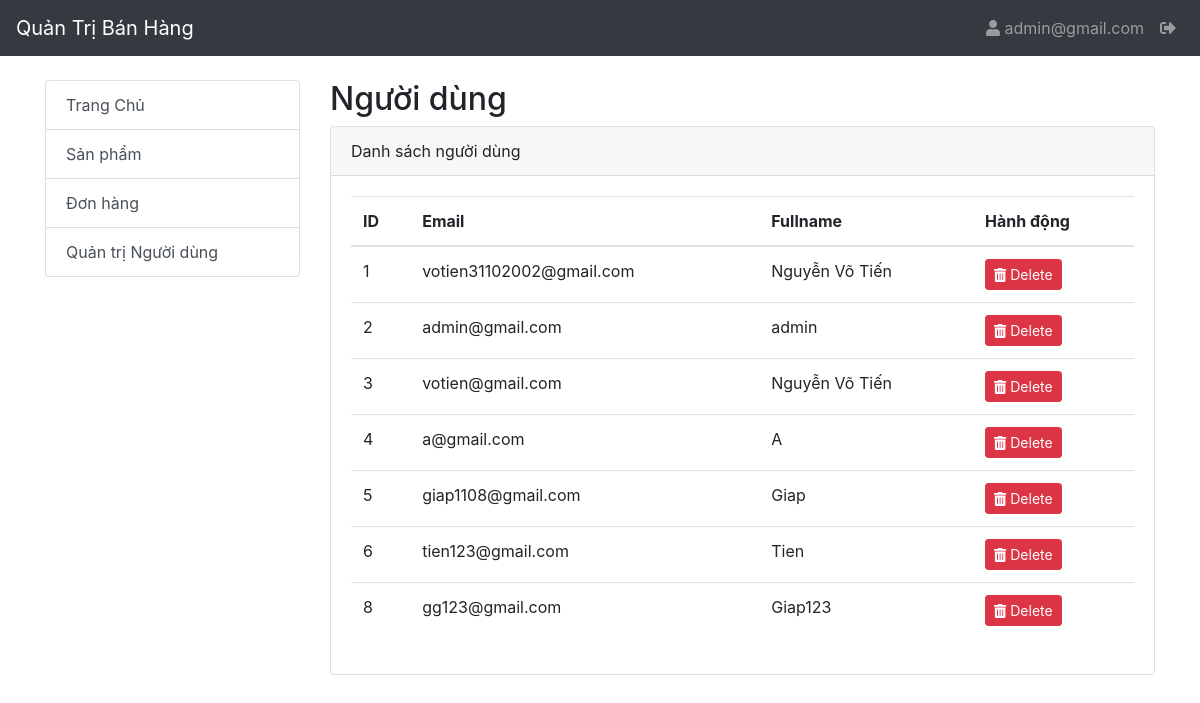
The page /admin/nguoidung.php (signed in) on the database its author committed.
### tables this page shows
CREATE TABLE IF NOT EXISTS `user` (
  `email` varchar(100) NOT NULL,
  `password` varchar(100) NOT NULL,
  `fullname` varchar(100) NOT NULL,
  `id` int NOT NULL AUTO_INCREMENT,
  `role_id` int NOT NULL,
  PRIMARY KEY (`id`),
  KEY `fk_role_user` (`role_id`)
);

### admin/nguoidung.php (the view, shortened to what this page needs)
<?php
require_once "includes/header.php";
?>
<div class="col-md-9">
  <h2>Người dùng</h2>
  <div class="card">
    <div class="card-header">
      Danh sách người dùng
    </div>
    <div class="card-body">
      <table class="table">
        <thead>
          <tr>
            <th>ID</th>
            <th>Email</th>
            <th>Fullname</th>
            <th>Hành động</th>
          </tr>
        </thead>
        <tbody>
          <?php
          require_once "config.php";
          $stmt = $pdo->query("SELECT * FROM user");
          $users = $stmt->fetchAll(PDO::FETCH_ASSOC);
          foreach ($users as $user) {
            echo '<tr>';
            echo '<td>' . $user['id'] . '</td>';
            echo '<td>' . $user['email'] . '</td>';
            echo '<td>' . $user['fullname'] . '</td>';
            echo '<td>';
            echo '<a href="subsites/xoauser.php?id=' . $user['id'] . '" class="btn btn-sm btn-danger"><i class="fas fa-trash-alt"></i> Delete</a>';
            echo '</td>';
            echo '</tr>';
          }
          ?>
        </tbody>
      </table>
    </div>
  </div>
</div>
<?php require_once "includes/footer.php" ?>

### admin/includes/header.php (shortened to what this page needs)
<?php
require_once 'config.php';
if (isset($_SESSION['admin'])) {
  $admin_email = $_SESSION['admin'];
  $sql = "SELECT * FROM user
  WHERE user.email = :admin_email";
  $stmt = $pdo->prepare($sql);
  $stmt->bindParam(':admin_email', $admin_email);
  $stmt->execute();
  $admin = $stmt->fetch(PDO::FETCH_ASSOC);
  $admin_email = $admin['email'];
}
?>
<!DOCTYPE html>
<html lang="en">
<head>
  <link href="https://maxcdn.bootstrapcdn.com/bootstrap/4.5.2/css/bootstrap.min.css" rel="stylesheet">
  <link href="https://cdnjs.cloudflare.com/ajax/libs/font-awesome/5.15.4/css/all.min.css" rel="stylesheet">
</head>
<body>
  <nav class="navbar navbar-expand-lg navbar-dark bg-dark">
    <a class="navbar-brand" href="#">Quản Trị Bán Hàng</a>
    <div class="collapse navbar-collapse" id="navbarNav">
      <ul class="navbar-nav ml-auto">
        <li class="nav-item">
          <a class="nav-link" href="#">
            <i class="fas fa-user"></i> <?php echo isset($admin_email) ? $admin_email : ''; ?>
          </a>
        </li>
        <li class="nav-item">
          <a class="nav-link" href="logout.php"><i class="fas fa-sign-out-alt"></i></a>
        </li>
      </ul>
    </div>
  </nav>
  <div class="container mt-4">
    <div class="row">
      <div class="col-md-3">
        <div class="list-group">
        <a href="<?php echo BASE_URL; ?>admin/index.php" class="list-group-item list-group-item-action">Trang Chủ</a>
        <a href="<?php echo BASE_URL; ?>admin/sanpham.php" class="list-group-item list-group-item-action">Sản phẩm</a>
        <a href="<?php echo BASE_URL; ?>admin/donhang.php" class="list-group-item list-group-item-action">Đơn hàng</a>
        <a href="<?php echo BASE_URL; ?>admin/nguoidung.php" class="list-group-item list-group-item-action">Quản trị Người dùng</a>
        </div>
      </div>

### rows shown on the page
user: email "admin@gmail.com", id "2", fullname "admin"
user: id "1", email "votien31102002@gmail.com", fullname "Nguyễn Võ Tiến"
user: id "3", email "votien@gmail.com", fullname "Nguyễn Võ Tiến"
user: id "4", email "a@gmail.com", fullname "A"
user: id "5", email "giap1108@gmail.com", fullname "Giap"
user: id "6", email "tien123@gmail.com", fullname "Tien"
user: id "8", email "gg123@gmail.com", fullname "Giap123"
